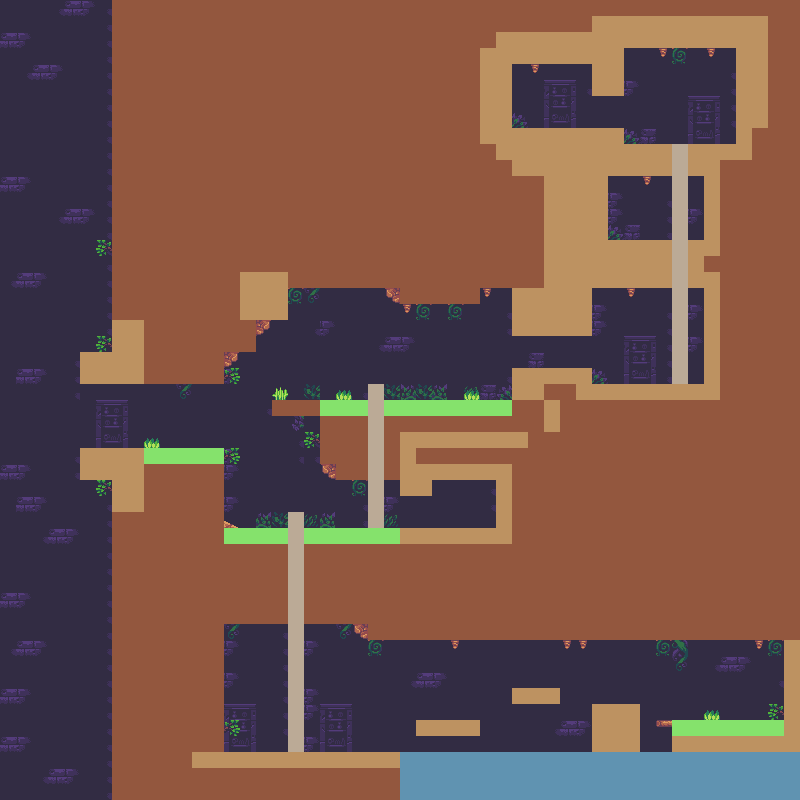

A 2D game scene composited from a Tiled map and its tileset images. What follows is a short description and the map's XML, with each tile layer's data collapsed to a summary:
An orthogonal 50x50 tile map with 16x16 px tiles, 3 tile layers (background, foreground, collisions), 2 tilesets.

<map version="1.4" tiledversion="1.4.2" orientation="orthogonal" renderorder="right-down" compressionlevel="0" width="50" height="50" tilewidth="16" tileheight="16" infinite="0" backgroundcolor="#9ea5a3" nextlayerid="8" nextobjectid="8">
 <editorsettings>
  <export target="platformer.tmx" format="tmx" />
 </editorsettings>
 <tileset firstgid="1" name="Sunnyland_by_Ansimuz" tilewidth="16" tileheight="16" tilecount="483" columns="23" objectalignment="topleft">
  <image source="sunnyland_extended.png" width="368" height="336" />
 </tileset>
 <tileset firstgid="484" name="Collisions" tilewidth="16" tileheight="16" tilecount="8" columns="8" objectalignment="topleft">
  <image source="collisions.png" width="128" height="16" />
 </tileset>
 <layer id="1" name="background" width="50" height="50">
  <data>[2500 cells, 963 non-empty, 22 distinct tile ids]</data>
 </layer>
 <layer id="2" name="foreground" width="50" height="50">
  <data>[2500 cells, 1655 non-empty, 47 distinct tile ids]</data>
 </layer>
 <layer id="3" name="collisions" width="50" height="50">
  <properties>
   <property name="drawable" type="int" value="0" />
  </properties>
  <data>[2500 cells, 1601 non-empty, 5 distinct tile ids]</data>
 </layer>
</map>
